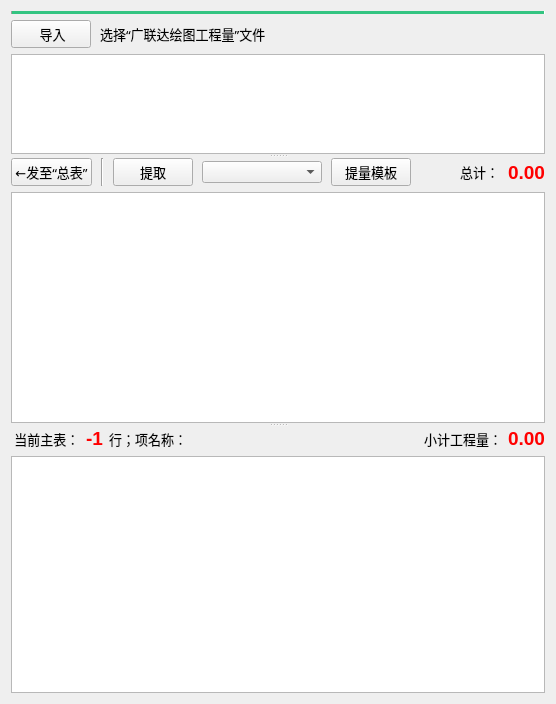
         <widget class="QWidget" name="tab_4">
          <attribute name="title">
           <string>绘图工程量表</string>
          </attribute>
          <layout class="QVBoxLayout" name="verticalLayout_11">
           <item>
            <widget class="Line" name="line_8">
             <property name="palette">
              <palette>
               <active>
                <colorrole role="Mid">
                 <brush brushstyle="SolidPattern">
                  <color alpha="255">
                   <red>51</red>
                   <green>196</green>
                   <blue>129</blue>
                  </color>
                 </brush>
                </colorrole>
               </active>
               <inactive>
                <colorrole role="Mid">
                 <brush brushstyle="SolidPattern">
                  <color alpha="255">
                   <red>51</red>
                   <green>196</green>
                   <blue>129</blue>
                  </color>
                 </brush>
                </colorrole>
               </inactive>
               <disabled>
                <colorrole role="Mid">
                 <brush brushstyle="SolidPattern">
                  <color alpha="255">
                   <red>51</red>
                   <green>196</green>
                   <blue>129</blue>
                  </color>
                 </brush>
                </colorrole>
               </disabled>
              </palette>
             </property>
             <property name="midLineWidth">
              <number>20</number>
             </property>
             <property name="orientation">
              <enum>Qt::Horizontal</enum>
             </property>
            </widget>
           </item>
           <item>
            <layout class="QHBoxLayout" name="horizontalLayout_6">
             <property name="spacing">
              <number>9</number>
             </property>
             <item>
              <widget class="QPushButton" name="QuanBtnShapeSelect">
               <property name="enabled">
                <bool>true</bool>
               </property>
               <property name="font">
                <font>
                 <family>微软雅黑</family>
                 <pointsize>10</pointsize>
                </font>
               </property>
               <property name="toolTip">
                <string/>
               </property>
               <property name="text">
                <string> 导入</string>
               </property>
              </widget>
             </item>
             <item>
              <widget class="QLabel" name="label_22">
               <property name="font">
                <font>
                 <family>微软雅黑</family>
                 <pointsize>10</pointsize>
                </font>
               </property>
               <property name="text">
                <string>选择“广联达绘图工程量”文件</string>
               </property>
              </widget>
             </item>
             <item>
              <spacer name="horizontalSpacer_9">
               <property name="orientation">
                <enum>Qt::Horizontal</enum>
               </property>
               <property name="sizeHint" stdset="0">
                <size>
                 <width>40</width>
                 <height>20</height>
                </size>
               </property>
              </spacer>
             </item>
            </layout>
           </item>
           <item>
            <widget class="QSplitter" name="splitter">
             <property name="orientation">
              <enum>Qt::Vertical</enum>
             </property>
             <widget class="QTableView" name="tableView_41">
              <property name="maximumSize">
               <size>
                <width>16777215</width>
                <height>100</height>
               </size>
              </property>
              <property name="toolTip">
               <string>&lt;html&gt;&lt;head/&gt;&lt;body&gt;&lt;p&gt;&lt;span style=&quot; font-size:14pt; font-weight:600; color:#aa0000;&quot;&gt;双击可 打开相应的文件表&lt;/span&gt;&lt;/p&gt;&lt;/body&gt;&lt;/html&gt;</string>
              </property>
              <property name="editTriggers">
               <set>QAbstractItemView::NoEditTriggers</set>
              </property>
             </widget>
             <widget class="QWidget" name="layoutWidget">
              <layout class="QVBoxLayout" name="verticalLayout_10">
               <item>
                <layout class="QHBoxLayout" name="horizontalLayout_11">
                 <property name="spacing">
                  <number>9</number>
                 </property>
                 <item>
                  <widget class="QPushButton" name="QuanBtnGlodonOK">
                   <property name="enabled">
                    <bool>true</bool>
                   </property>
                   <property name="font">
                    <font>
                     <family>微软雅黑</family>
                     <pointsize>10</pointsize>
                    </font>
                   </property>
                   <property name="text">
                    <string>←发至“总表”</string>
                   </property>
                  </widget>
                 </item>
                 <item>
                  <widget class="Line" name="line_5">
                   <property name="orientation">
                    <enum>Qt::Vertical</enum>
                   </property>
                  </widget>
                 </item>
                 <item>
                  <widget class="QPushButton" name="QuanBtnGlodonImport">
                   <property name="enabled">
                    <bool>true</bool>
                   </property>
                   <property name="font">
                    <font>
                     <family>微软雅黑</family>
                     <pointsize>10</pointsize>
                    </font>
                   </property>
                   <property name="toolTip">
                    <string>弹窗 导入数据</string>
                   </property>
                   <property name="text">
                    <string>提取</string>
                   </property>
                  </widget>
                 </item>
                 <item>
                  <widget class="QComboBox" name="comboBox">
                   <property name="minimumSize">
                    <size>
                     <width>120</width>
                     <height>0</height>
                    </size>
                   </property>
                  </widget>
                 </item>
                 <item>
                  <widget class="QPushButton" name="QuanBtnImportGlodon_set">
                   <property name="enabled">
                    <bool>true</bool>
                   </property>
                   <property name="font">
                    <font>
                     <family>微软雅黑</family>
                     <pointsize>10</pointsize>
                    </font>
                   </property>
                   <property name="toolTip">
                    <string>弹窗 导入数据</string>
                   </property>
                   <property name="text">
                    <string>提量模板</string>
                   </property>
                  </widget>
                 </item>
                 <item>
                  <spacer name="horizontalSpacer_12">
                   <property name="orientation">
                    <enum>Qt::Horizontal</enum>
                   </property>
                   <property name="sizeHint" stdset="0">
                    <size>
                     <width>40</width>
                     <height>20</height>
                    </size>
                   </property>
                  </spacer>
                 </item>
                 <item>
                  <widget class="QLabel" name="label_24">
                   <property name="font">
                    <font>
                     <family>微软雅黑</family>
                     <pointsize>10</pointsize>
                    </font>
                   </property>
                   <property name="text">
                    <string>总计：</string>
                   </property>
                  </widget>
                 </item>
                 <item>
                  <widget class="QLabel" name="label_sum42">
                   <property name="palette">
                    <palette>
                     <active>
                      <colorrole role="WindowText">
                       <brush brushstyle="SolidPattern">
                        <color alpha="255">
                         <red>255</red>
                         <green>0</green>
                         <blue>0</blue>
                        </color>
                       </brush>
                      </colorrole>
                     </active>
                     <inactive>
                      <colorrole role="WindowText">
                       <brush brushstyle="SolidPattern">
                        <color alpha="255">
                         <red>255</red>
                         <green>0</green>
                         <blue>0</blue>
                        </color>
                       </brush>
                      </colorrole>
                     </inactive>
                     <disabled>
                      <colorrole role="WindowText">
                       <brush brushstyle="SolidPattern">
                        <color alpha="255">
                         <red>120</red>
                         <green>120</green>
                         <blue>120</blue>
                        </color>
                       </brush>
                      </colorrole>
                     </disabled>
                    </palette>
                   </property>
                   <property name="font">
                    <font>
                     <pointsize>14</pointsize>
                     <weight>75</weight>
                     <bold>true</bold>
                    </font>
                   </property>
                   <property name="text">
                    <string>0.00</string>
                   </property>
                  </widget>
                 </item>
                </layout>
               </item>
               <item>
                <widget class="QSplitter" name="splitter_3">
                 <property name="orientation">
                  <enum>Qt::Vertical</enum>
                 </property>
                 <widget class="QTableView" name="tableView_42">
                  <property name="font">
                   <font>
                    <family>微软雅黑</family>
                    <pointsize>10</pointsize>
                   </font>
                  </property>
                 </widget>
                 <widget class="QWidget" name="layoutWidget_2">
                  <layout class="QVBoxLayout" name="verticalLayout_9">
                   <item>
                    <layout class="QHBoxLayout" name="horizontalLayout_3">
                     <item>
                      <widget class="QLabel" name="label_17">
                       <property name="font">
                        <font>
                         <family>微软雅黑</family>
                         <pointsize>10</pointsize>
                        </font>
                       </property>
                       <property name="text">
                        <string> 当前主表：</string>
                       </property>
                      </widget>
                     </item>
                     <item>
                      <widget class="QLabel" name="label_18">
                       <property name="palette">
                        <palette>
                         <active>
                          <colorrole role="WindowText">
                           <brush brushstyle="SolidPattern">
                            <color alpha="255">
                             <red>255</red>
                             <green>0</green>
                             <blue>0</blue>
                            </color>
                           </brush>
                          </colorrole>
                         </active>
                         <inactive>
                          <colorrole role="WindowText">
                           <brush brushstyle="SolidPattern">
                            <color alpha="255">
                             <red>255</red>
                             <green>0</green>
                             <blue>0</blue>
                            </color>
                           </brush>
                          </colorrole>
                         </inactive>
                         <disabled>
                          <colorrole role="WindowText">
                           <brush brushstyle="SolidPattern">
                            <color alpha="255">
                             <red>120</red>
                             <green>120</green>
                             <blue>120</blue>
                            </color>
                           </brush>
                          </colorrole>
                         </disabled>
                        </palette>
                       </property>
                       <property name="font">
                        <font>
                         <pointsize>14</pointsize>
                         <weight>75</weight>
                         <bold>true</bold>
                        </font>
                       </property>
                       <property name="text">
                        <string>-1</string>
                       </property>
                      </widget>
                     </item>
                     <item>
                      <widget class="QLabel" name="label_19">
                       <property name="font">
                        <font>
                         <family>微软雅黑</family>
                         <pointsize>10</pointsize>
                        </font>
                       </property>
                       <property name="text">
                        <string>行；项名称：</string>
                       </property>
                      </widget>
                     </item>
                     <item>
                      <spacer name="horizontalSpacer_7">
                       <property name="orientation">
                        <enum>Qt::Horizontal</enum>
                       </property>
                       <property name="sizeHint" stdset="0">
                        <size>
                         <width>40</width>
                         <height>20</height>
                        </size>
                       </property>
                      </spacer>
                     </item>
                     <item>
                      <widget class="QLabel" name="label_20">
                       <property name="font">
                        <font>
                         <family>微软雅黑</family>
                         <pointsize>10</pointsize>
                        </font>
                       </property>
                       <property name="text">
                        <string>小计工程量：</string>
                       </property>
                      </widget>
                     </item>
                     <item>
                      <widget class="QLabel" name="label_21">
                       <property name="palette">
                        <palette>
                         <active>
                          <colorrole role="WindowText">
                           <brush brushstyle="SolidPattern">
                            <color alpha="255">
                             <red>255</red>
                             <green>0</green>
                             <blue>0</blue>
                            </color>
                           </brush>
                          </colorrole>
                         </active>
                         <inactive>
                          <colorrole role="WindowText">
                           <brush brushstyle="SolidPattern">
                            <color alpha="255">
                             <red>255</red>
                             <green>0</green>
                             <blue>0</blue>
                            </color>
                           </brush>
                          </colorrole>
                         </inactive>
                         <disabled>
                          <colorrole role="WindowText">
                           <brush brushstyle="SolidPattern">
                            <color alpha="255">
                             <red>120</red>
                             <green>120</green>
                             <blue>120</blue>
                            </color>
                           </brush>
                          </colorrole>
                         </disabled>
                        </palette>
                       </property>
                       <property name="font">
                        <font>
                         <pointsize>14</pointsize>
                         <weight>75</weight>
                         <bold>true</bold>
                        </font>
                       </property>
                       <property name="text">
                        <string>0.00</string>
                       </property>
                      </widget>
                     </item>
                    </layout>
                   </item>
                   <item>
                    <widget class="QTableView" name="tableView_43">
                     <property name="font">
                      <font>
                       <family>微软雅黑</family>
                       <pointsize>10</pointsize>
                      </font>
                     </property>
                    </widget>
                   </item>
                  </layout>
                 </widget>
                </widget>
               </item>
              </layout>
             </widget>
            </widget>
           </item>
          </layout>
         </widget>
